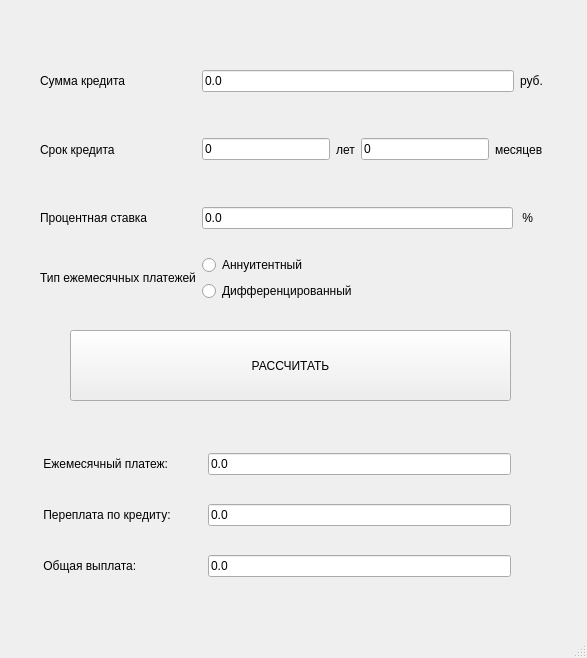
<?xml version="1.0" encoding="UTF-8"?>
<ui version="4.0">
 <class>creditcalc</class>
 <widget class="QMainWindow" name="creditcalc">
  <property name="geometry">
   <rect>
    <x>0</x>
    <y>0</y>
    <width>587</width>
    <height>658</height>
   </rect>
  </property>
  <property name="windowTitle">
   <string>creditcalc</string>
  </property>
  <widget class="QWidget" name="centralwidget">
   <widget class="QPushButton" name="push_calc">
    <property name="geometry">
     <rect>
      <x>70</x>
      <y>330</y>
      <width>441</width>
      <height>71</height>
     </rect>
    </property>
    <property name="text">
     <string>РАССЧИТАТЬ</string>
    </property>
   </widget>
   <widget class="QWidget" name="gridLayoutWidget">
    <property name="geometry">
     <rect>
      <x>40</x>
      <y>50</y>
      <width>503</width>
      <height>251</height>
     </rect>
    </property>
    <layout class="QGridLayout" name="gridLayout">
     <item row="3" column="0">
      <widget class="QLabel" name="type_label">
       <property name="text">
        <string>Тип ежемесячных платежей</string>
       </property>
      </widget>
     </item>
     <item row="1" column="0">
      <widget class="QLabel" name="time_label">
       <property name="text">
        <string>Срок кредита</string>
       </property>
      </widget>
     </item>
     <item row="3" column="1">
      <layout class="QVBoxLayout" name="verticalLayout">
       <item>
        <widget class="QRadioButton" name="type_an">
         <property name="text">
          <string>Аннуитентный</string>
         </property>
        </widget>
       </item>
       <item>
        <widget class="QRadioButton" name="type_diff">
         <property name="text">
          <string>Дифференцированный</string>
         </property>
        </widget>
       </item>
      </layout>
     </item>
     <item row="2" column="0">
      <widget class="QLabel" name="proz_label">
       <property name="text">
        <string>Процентная ставка</string>
       </property>
      </widget>
     </item>
     <item row="0" column="0">
      <widget class="QLabel" name="sum_label">
       <property name="text">
        <string>Сумма кредита</string>
       </property>
      </widget>
     </item>
     <item row="1" column="1">
      <layout class="QHBoxLayout" name="horizontalLayout">
       <item>
        <widget class="QLineEdit" name="time_year_edit">
         <property name="text">
          <string>0</string>
         </property>
        </widget>
       </item>
       <item>
        <widget class="QLabel" name="time_year_line">
         <property name="text">
          <string>лет</string>
         </property>
        </widget>
       </item>
       <item>
        <widget class="QLineEdit" name="time_month_edit">
         <property name="text">
          <string>0</string>
         </property>
        </widget>
       </item>
       <item>
        <widget class="QLabel" name="time_month_line">
         <property name="text">
          <string>месяцев</string>
         </property>
        </widget>
       </item>
      </layout>
     </item>
     <item row="0" column="1">
      <layout class="QHBoxLayout" name="horizontalLayout_2">
       <item>
        <widget class="QLineEdit" name="sum_edit">
         <property name="text">
          <string>0.0</string>
         </property>
        </widget>
       </item>
       <item>
        <widget class="QLabel" name="rub_line">
         <property name="text">
          <string>руб.</string>
         </property>
        </widget>
       </item>
      </layout>
     </item>
     <item row="2" column="1">
      <layout class="QHBoxLayout" name="horizontalLayout_3">
       <item>
        <widget class="QLineEdit" name="proz_edit">
         <property name="text">
          <string>0.0</string>
         </property>
        </widget>
       </item>
       <item>
        <widget class="QLabel" name="proz_line">
         <property name="text">
          <string> %   </string>
         </property>
        </widget>
       </item>
      </layout>
     </item>
    </layout>
   </widget>
   <widget class="QWidget" name="gridLayoutWidget_2">
    <property name="geometry">
     <rect>
      <x>40</x>
      <y>430</y>
      <width>471</width>
      <height>171</height>
     </rect>
    </property>
    <layout class="QGridLayout" name="gridLayout_2">
     <item row="0" column="1">
      <widget class="QLineEdit" name="every_month_edit">
       <property name="text">
        <string>0.0</string>
       </property>
      </widget>
     </item>
     <item row="2" column="1">
      <widget class="QLineEdit" name="result_edit">
       <property name="text">
        <string>0.0</string>
       </property>
      </widget>
     </item>
     <item row="0" column="0">
      <widget class="QLabel" name="every_month_label">
       <property name="text">
        <string> Ежемесячный платеж:          </string>
       </property>
      </widget>
     </item>
     <item row="1" column="1">
      <widget class="QLineEdit" name="overpayment_edit">
       <property name="text">
        <string>0.0</string>
       </property>
      </widget>
     </item>
     <item row="2" column="0">
      <widget class="QLabel" name="result_label">
       <property name="text">
        <string> Общая выплата:</string>
       </property>
      </widget>
     </item>
     <item row="1" column="0">
      <widget class="QLabel" name="overpayment_label">
       <property name="text">
        <string> Переплата по кредиту:</string>
       </property>
      </widget>
     </item>
    </layout>
   </widget>
  </widget>
  <widget class="QStatusBar" name="statusbar"/>
  <action name="actionCredit">
   <property name="text">
    <string>Credit</string>
   </property>
  </action>
 </widget>
 <resources/>
 <connections/>
</ui>
